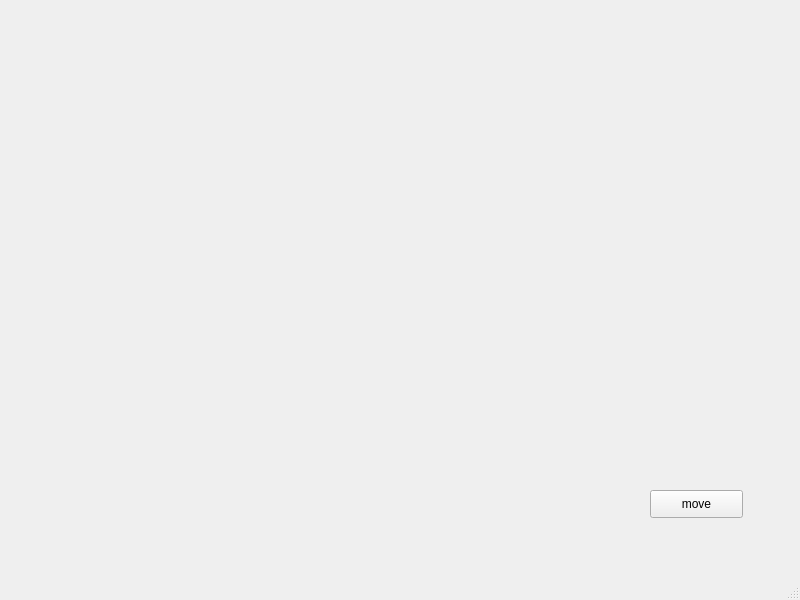
<?xml version="1.0" encoding="UTF-8"?>
<ui version="4.0">
 <class>MainWindow</class>
 <widget class="QMainWindow" name="MainWindow">
  <property name="geometry">
   <rect>
    <x>0</x>
    <y>0</y>
    <width>800</width>
    <height>600</height>
   </rect>
  </property>
  <property name="windowTitle">
   <string>MainWindow</string>
  </property>
  <widget class="QWidget" name="centralwidget">
   <widget class="QPushButton" name="pushButton">
    <property name="geometry">
     <rect>
      <x>650</x>
      <y>490</y>
      <width>93</width>
      <height>28</height>
     </rect>
    </property>
    <property name="text">
     <string>move</string>
    </property>
   </widget>
  </widget>
  <widget class="QMenuBar" name="menubar">
   <property name="geometry">
    <rect>
     <x>0</x>
     <y>0</y>
     <width>800</width>
     <height>26</height>
    </rect>
   </property>
  </widget>
  <widget class="QStatusBar" name="statusbar"/>
 </widget>
 <resources/>
 <connections/>
</ui>
